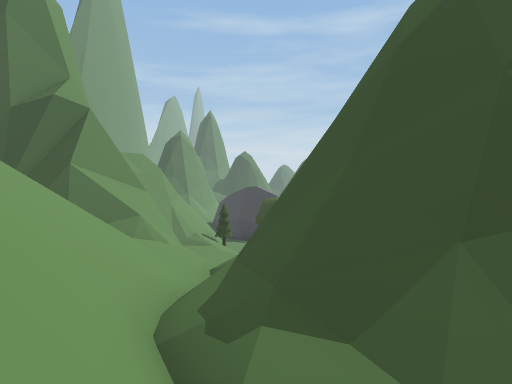
[1] (above)

24 first-person views from a walk through a Unity game level. The camera is 1.4 m above the floor, looks level and sees 70° across. The floor is counted in squares, 2 m on a side. Each view is taken from the middle of a square. On the plan, view 1 faces up. The plan holds only what a view shows up to about 11 squares ahead; the rest is blank. The place goes on beyond the plan. The player is left out.

[2]
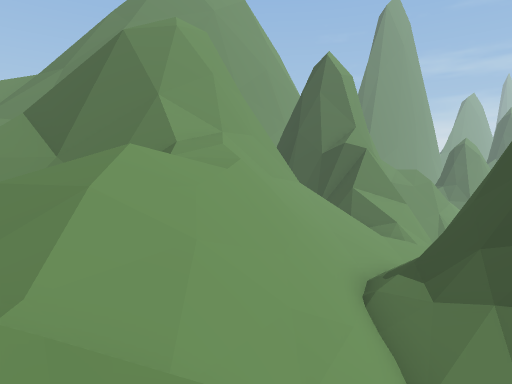

[3]
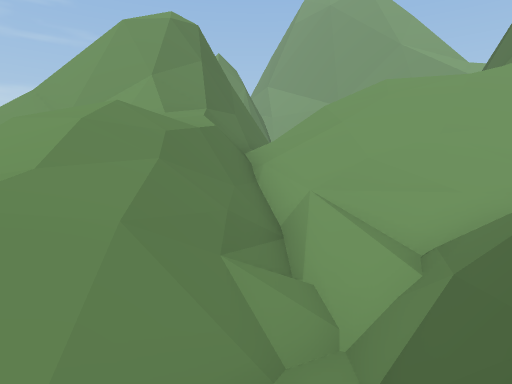

[4]
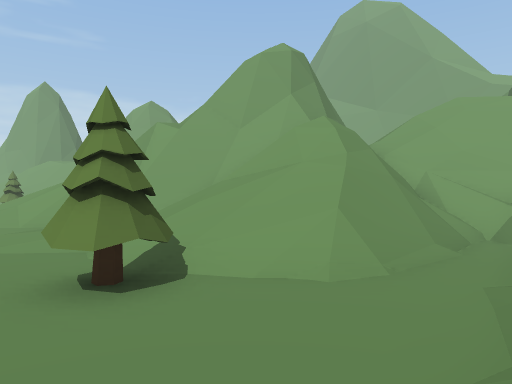

[5]
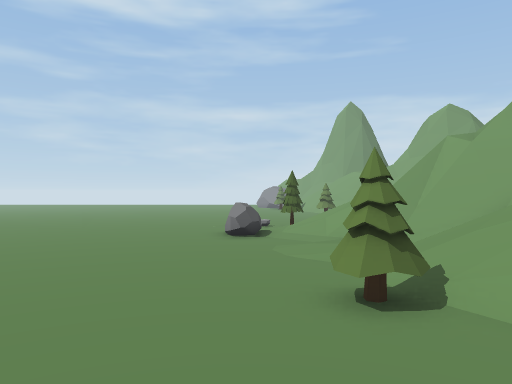

[6]
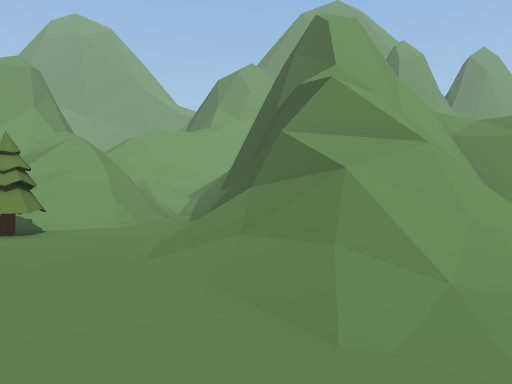

[7]
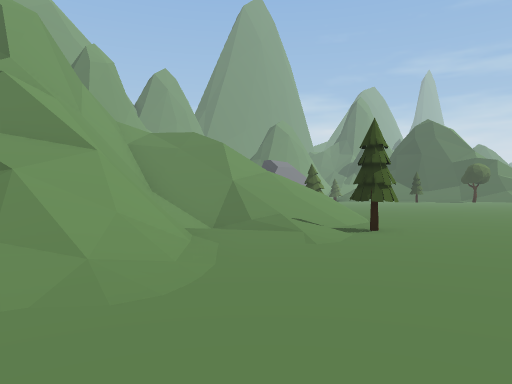

[8]
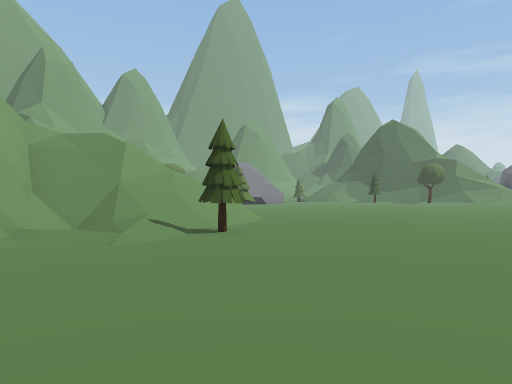

[9]
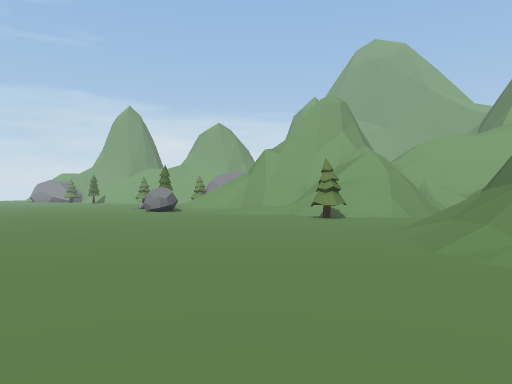

[10]
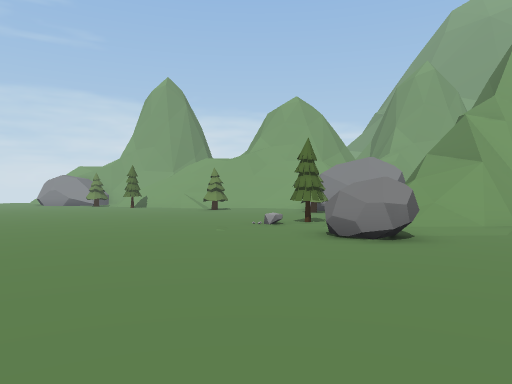

[11]
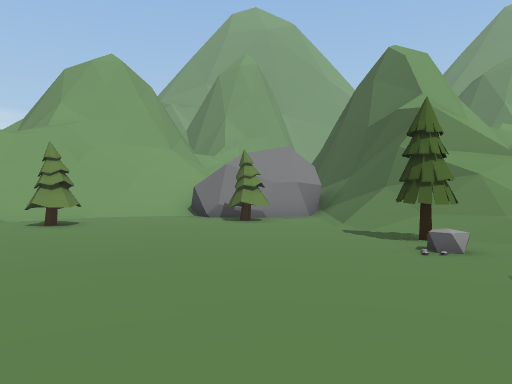

[12]
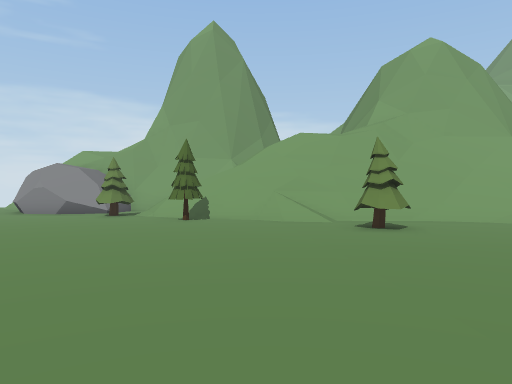

[13]
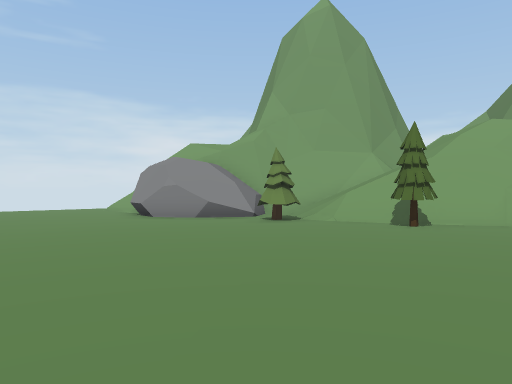

[14]
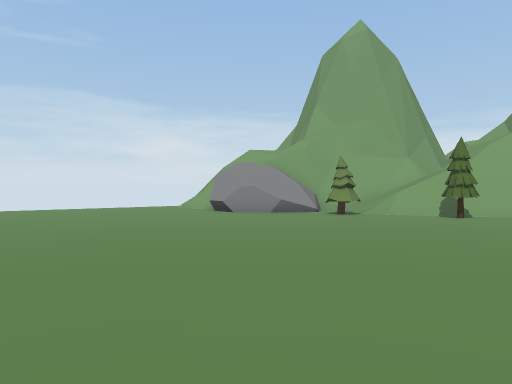

[15]
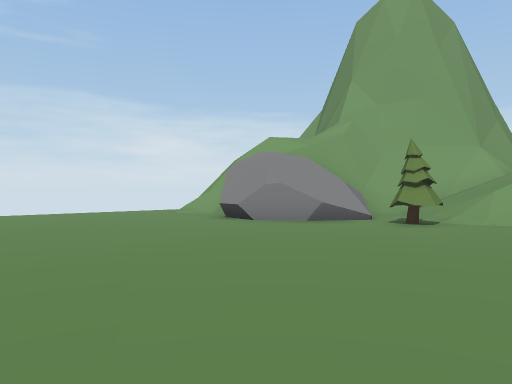

[16]
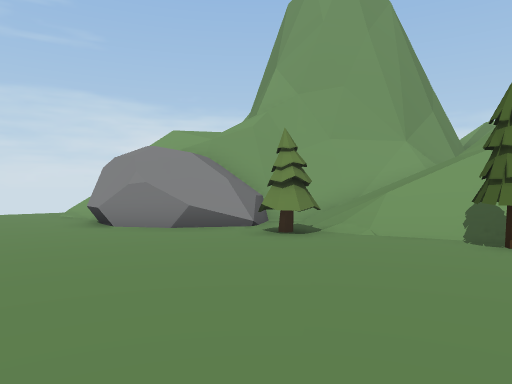

[17]
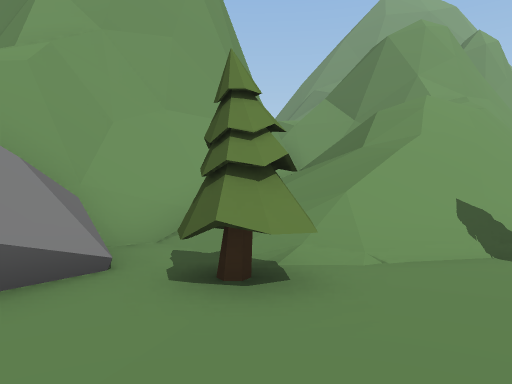

[18]
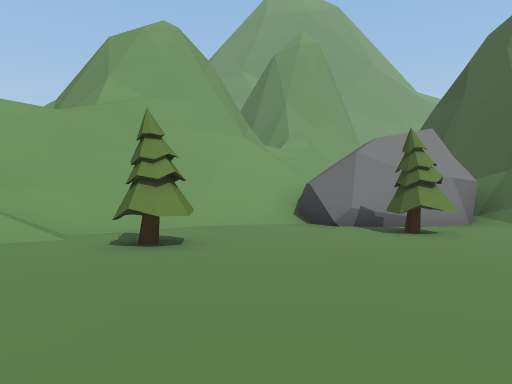

[19]
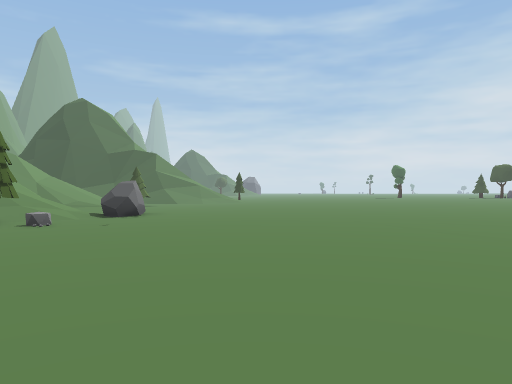

[20]
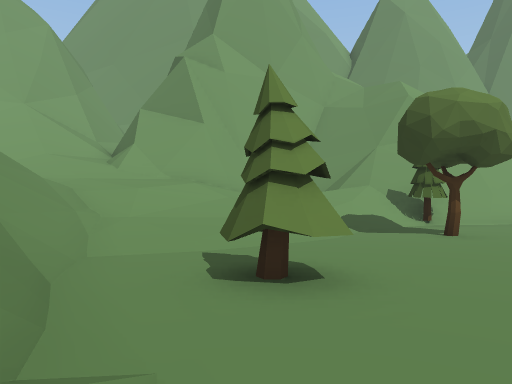

[21]
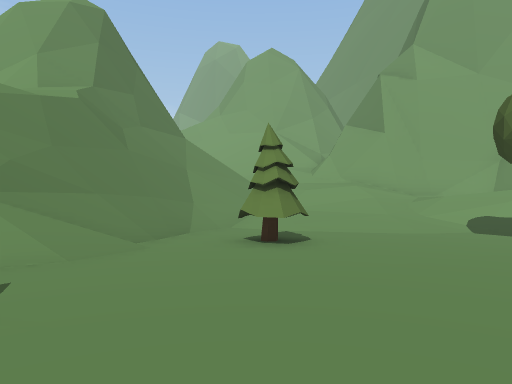

[22]
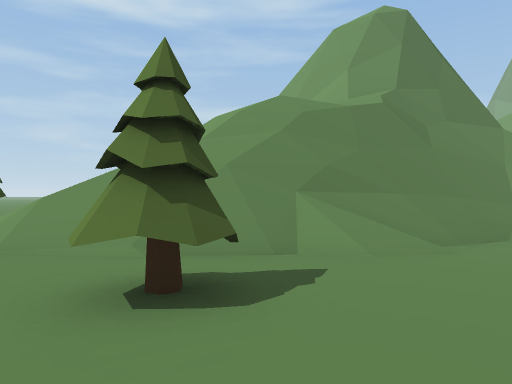

[23]
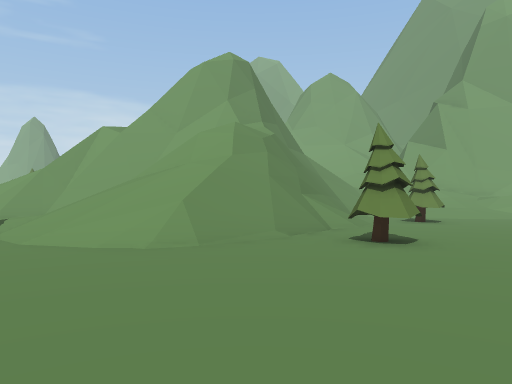

[24]
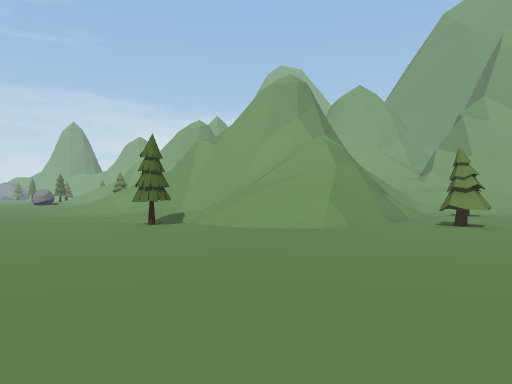

### Floor plan
Key: @ floor where view 1 was taken; # wall or solid block; x gap in a wall; . main floor; : floor 0.25 m higher than the main floor; + floor 0.5 m higher than the main floor; * floor 5.25 m higher than the main floor; % floor 6.5 m higher than the main floor; & floor 7.5 m higher than the main floor; $ floor 8 m higher than the main floor; / step, stairs or slope; = window, fence, low wall or low ledge; ^ raised ledge; v drop or lower ground; T tree; R rock.
Columns run from 6 left of view 1 to 19 right of it. Each row starts with its distance up from view 1.
 17   #/TT...  .:::  ::::++++
 16   #///.T.....:::::::::+++
 15  ##////......::T::::::+++
 14  ##/////......TT::::::+++
 13   ##/////.T../////:::::++
 12    #/////..//==////::::++
 11    #///////###/////::::++
 10   ##/////=##v//////:T::++
  9  ##//////#==////////T::++
  8   //// //##=#///////::::++
  7   ////  ^^^^^#/#////::::++
  6   ////       ^#^=#=/::::++
  5   ////=^     ^ =#////:::++
  4  ^#///#^     ^^##=///::::+
  3  ^^////#^  ^^####///:::::+
  2  ^=#==/=####///////::::::+
  1  ^=##^///==//....::::::::
  0 ^^=$ #@////////..::::::::
 -1 ##  &#/=/##////TT::::::::
 -2 #   & x=##//////T::::::::
 -3     %%*=v///////:::::::::
 -4       =#// //////:::::::
 -5     ######//   //:::::::
 -6     ^  ^^####/ /::::::::
 -7          ^=^=#///:::::::::
 -8            ^#////RR:::::::
 -9           #^==///:::::::::
-10        ^####////T:::::::::
-11           #////.T/::::::::
-12           #.......::::::::
-13           #TT......::.....
-14          =#..............
-15        //##.............
-16        ////.............
-17        #/=/..T.........
-18        ####/.T........
-19        ^#=##//............
-20        ^#/v##/............
-21        ^^ /=#/............
-22        #/  ///TT..........
-23        ##  ////..........
-24         ##/////..........
-25          ###///T.........
-26           ###/...........
-27             ####^........
-28                 #.......
-29                 #.......
-30                 #.......
-31                 #.......
-32                  .....

Where each view was taken, in squares from view 1:
view 1: 0 up, 0 right, facing up
view 2: 4 down, 3 right, facing up-left
view 3: 2 up, 6 right, facing down-left
view 4: 2 up, 11 right, facing down-left
view 5: 3 up, 11 right, facing down
view 6: 3 up, 16 right, facing left
view 7: 3 up, 17 right, facing up-left
view 8: 5 up, 19 right, facing up-left
view 9: 5 up, 19 right, facing down-left
view 10: 5 down, 17 right, facing down-left
view 11: 13 down, 15 right, facing left
view 12: 14 down, 14 right, facing down-left
view 13: 19 down, 16 right, facing down-left
view 14: 19 down, 19 right, facing down-left
view 15: 22 down, 17 right, facing down-left
view 16: 21 down, 14 right, facing down-left
view 17: 25 down, 12 right, facing left
view 18: 16 down, 12 right, facing left
view 19: 18 down, 15 right, facing up
view 20: 13 up, 7 right, facing left
view 21: 17 up, 8 right, facing down-left
view 22: 17 up, 8 right, facing down
view 23: 17 up, 14 right, facing down-left
view 24: 17 up, 18 right, facing down-left
